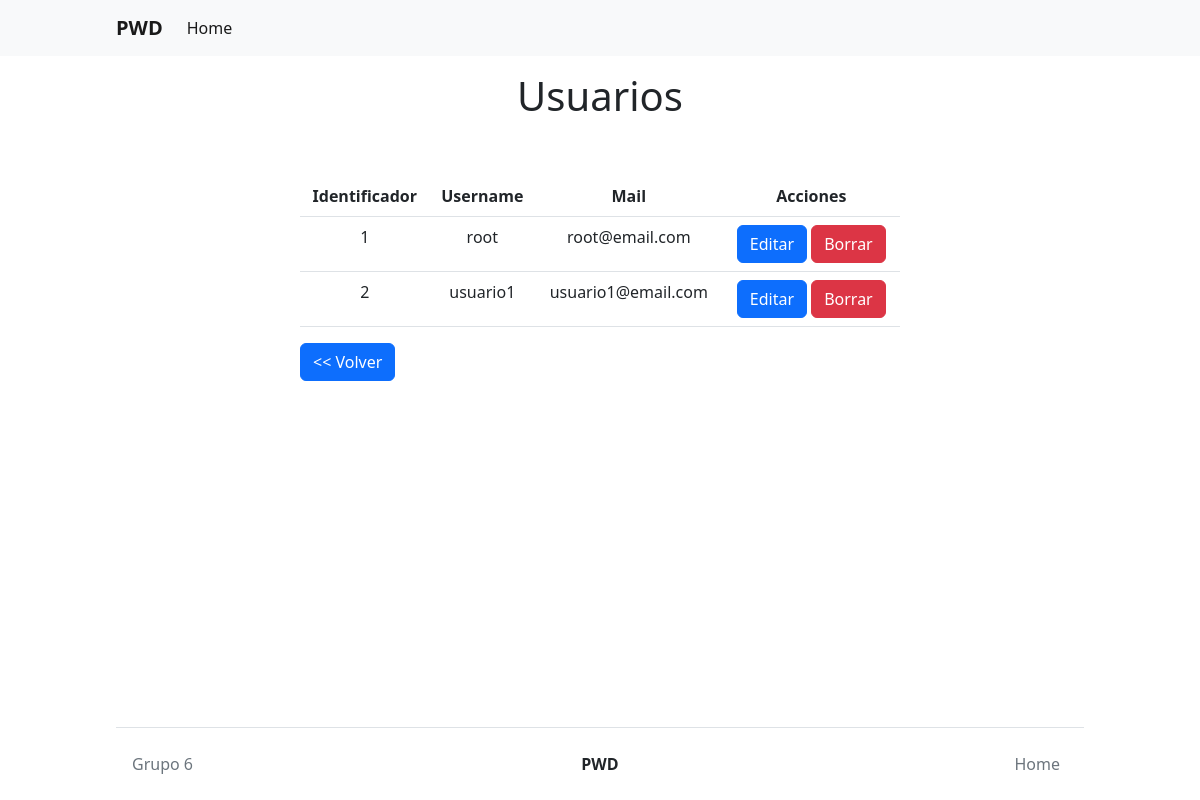
Screenshot of /Vista/TP5/usuarios/listarUsuario.php (signed in) with the database file from the repository.
### tables this page shows
CREATE TABLE IF NOT EXISTS `usuario` (
  `idusuario` bigint(20) NOT NULL AUTO_INCREMENT PRIMARY KEY,
  `usnombre` varchar(50) NOT NULL UNIQUE,
  `uspass` varchar(40) NOT NULL,
  `usmail` varchar(50) NOT NULL,
  `usdeshabilitado` TIMESTAMP DEFAULT '0000-00-00'
);

### Modelo/TP5/Usuario.php (called while the page is built, shortened)
<?php
class Usuario extends BaseDatos3{
    private $id;
    private $nombre;
    private $mail;
    private $deshabilitado;
    public function __construct()
    {
        $this->id = null;
        $this->nombre = null;
        $this->mail = null;
        $this->deshabilitado = null;
    }
    public function getId(){
        return $this->id;
    }
    public function setId($id){
        $this->id = $id;
    }
    public function getNombre(){
        return $this->nombre;
    }
    public function setNombre($nombre){
        $this->nombre = $nombre;
    }
    public function getMail(){
        return $this->mail;
    }
    public function setMail($mail){
        $this->mail = $mail;
    }
    public function getDeshabilitado(){
        return $this->deshabilitado;
    }
    public function setDeshabilitado($deshabilitado){
        $this->deshabilitado = $deshabilitado;
    }
    public function buscar($id){
        $encontro = false;
        $consulta = "SELECT * FROM usuario WHERE idusuario = '" . $id . "'";
        if($this->Iniciar()){
            if($this->Ejecutar($consulta)){
                if($fila = $this->Registro()){
                    $encontro = true;
                }
            }else{$this->setMensajeOperacion("usuario->buscar: ".$this->getError());}
        }else{$this->setMensajeOperacion("usuario->buscar: ".$this->getError());}
        return $encontro;
    }
    public function listar($condicion = ""){
        $arreglo = null;
        $consulta = "SELECT * FROM usuario";
        if($condicion != ""){
            $consulta .= " WHERE " . $condicion;
        }
        if($this->Iniciar()){
            if($this->Ejecutar($consulta)){
                $arreglo = [];
                while($fila = $this->Registro()){
                    $objUsuario = new Usuario();
                    $objUsuario->buscar($fila["idusuario"]);
                    array_push($arreglo, $objUsuario);
                }
            }else{$this->setMensajeOperacion("usuario->listar: ".$this->getError());}
        }else{$this->setMensajeOperacion("usuario->listar: ".$this->getError());}
        return $arreglo;
    }
}
?>

### Modelo/Conector/BaseDatos3.php (called while the page is built, shortened)
<?php
class BaseDatos3 extends PDO {
    public function Ejecutar($sql){
        if ( stristr($sql,"select")){
            $resp =  $this->EjecutarSelect($sql);
        }
        return $resp;
   }
   private function EjecutarSelect($sql){
       $cant = -1;
       $resultado=parent::query($sql);
       if(!$resultado){
           $this->analizarDebug();
       }else {
          $arregloResult = $resultado->fetchAll();
          $cant = count($arregloResult);
       }
       return $cant;
   }
}

### Control/TP5/AbmUsuario.php (called while the page is built, shortened)
<?php
class AbmUsuario{
    public function buscar($param){
        $where = " true ";
        $obj = new Usuario();
        $arreglo = $obj->listar($where);
        return $arreglo;
    }
}
?>

### Util/funciones_tp5.php (the view, shortened to what this page needs)
<?php
function mostrarUsuarios($arregloUsuarios)
{
    $tabla = '<div class="table-responsive"><table class="table col-12 text-center mt-5">
                <thead>
                    <tr>
                        <th scope="col">Identificador</th>
                        <th scope="col">Username</th>
                        <th scope="col">Mail</th>
                        <th scope="col">Acciones</th>
                    </tr>
                </thead>
                <tbody>';
    foreach ($arregloUsuarios as $objUsuario) {
        if($objUsuario->getDeshabilitado() == "0000-00-00 00:00:00"){
            $tabla .= '<tr>' .
            '<td>' . $objUsuario->getId() . '</td>' .
            '<td>' . $objUsuario->getNombre() . '</td>' .
            '<td>' . $objUsuario->getMail() . '</td>' .
            '<td>
            <a href="abmUsuario.php?id='. $objUsuario->getId() .'&accion=editar" class="btn btn-primary">Editar</a>
            <a href="abmUsuario.php?id='. $objUsuario->getId() .'&accion=borrar" class="btn btn-danger">Borrar</a>
            </td></tr>';
        }
    }
    $tabla .= "</tbody></table></div>";
    return $tabla;
}
?>

### rows the page displays
usuario: idusuario "1", usnombre "root", usmail "root@email.com"
usuario: idusuario "2", usnombre "usuario1", usmail "usuario1@email.com"
